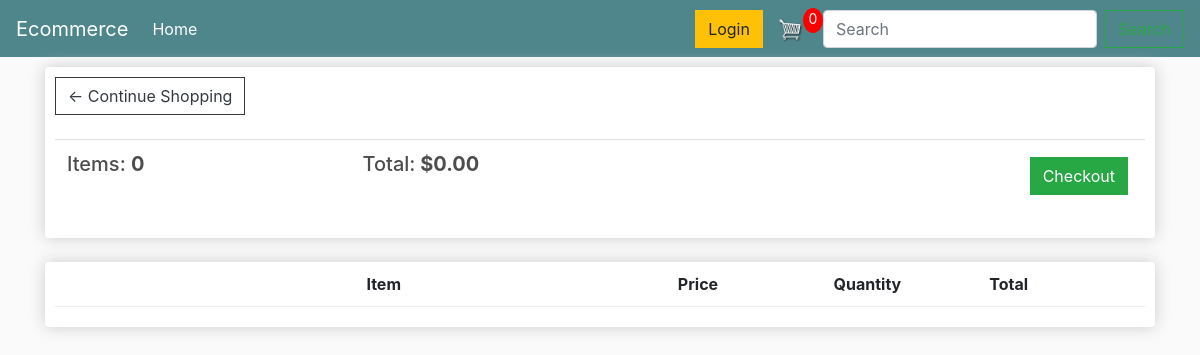
The page /cart/ (signed in) on the database as committed earlier.
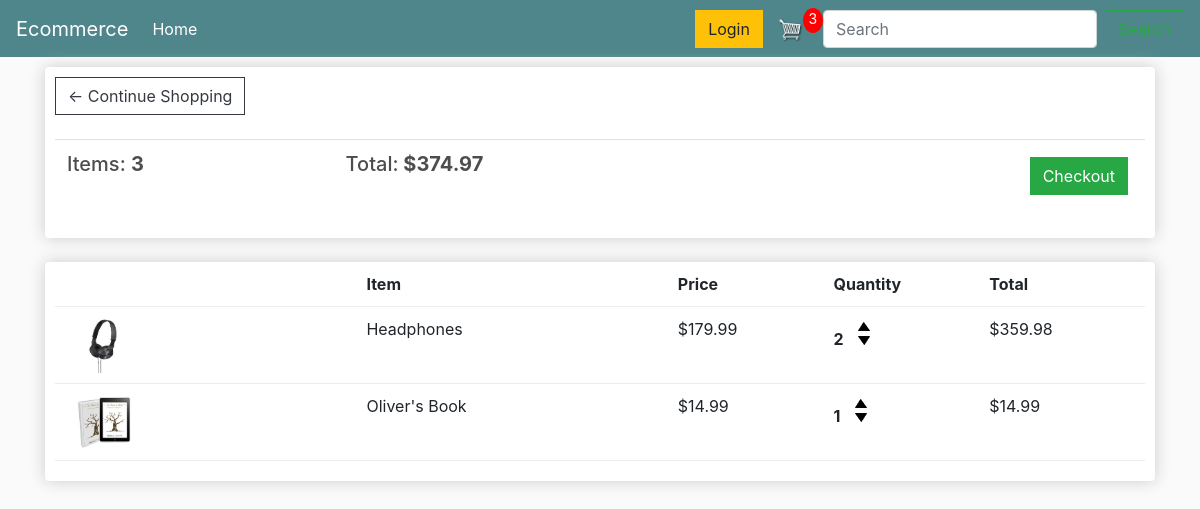
The same page on the database as committed later.
### store/models.py (models this page shows, shortened)
class Order(models.Model):
	customer = models.ForeignKey(Customer, on_delete=models.SET_NULL, null=True, blank=True)
	date_ordered = models.DateTimeField(auto_now_add=True)
	complete = models.BooleanField(default=False)
	transaction_id = models.CharField(max_length=100, null=True)
	@property
	def get_cart_total(self):
		orderitems = self.orderitem_set.all()
		total = sum([item.get_total for item in orderitems])
		return total
	@property
	def get_cart_items(self):
		orderitems = self.orderitem_set.all()
		total = sum([item.quantity for item in orderitems])
		return total

class OrderItem(models.Model):
	product = models.ForeignKey(Product, on_delete=models.SET_NULL, null=True)
	order = models.ForeignKey(Order, on_delete=models.SET_NULL, null=True)
	quantity = models.IntegerField(default=0, null=True, blank=True)
	date_added = models.DateTimeField(auto_now_add=True)
	@property
	def get_total(self):
		total = self.product.price * self.quantity
		return total

class Product(models.Model):
	name = models.CharField(max_length=200)
	price = models.FloatField()
	digital = models.BooleanField(default=False,null=True, blank=True)
	image = models.ImageField(null=True, blank=True)
	@property
	def imageURL(self):
		try:
			url = self.image.url
		except:
			url = ''
		return url

### store/views.py (the view)
# urls.py: path('cart/', views.cart, name='cart'),
def cart(request):
	data = cartData(request)
	cartItems = data['cartItems']
	order = data['order']
	items = data['items']
	context = {'items':items, 'order':order, 'cartItems':cartItems}
	return render(request, 'store/cart.html', context)

### store/utils.py (called while the page is built)
def cartData(request):
	if request.user.is_authenticated:
		customer = request.user.customer
		order, created = Order.objects.get_or_create(customer=customer, complete=False)
		items = order.orderitem_set.all()
		cartItems = order.get_cart_items
	else:
		cookieData = cookieCart(request)
		cartItems = cookieData['cartItems']
		order = cookieData['order']
		items = cookieData['items']
	return {'cartItems':cartItems ,'order':order, 'items':items}

### store/templates/store/cart.html
{% extends 'store/main.html' %} {% load static %} {% block content %}
<div class="row">
  <div class="col-lg-12">
    <div class="box-element">
      <a class="btn btn-outline-dark" href="{% url 'store' %}"
        >&#x2190; Continue Shopping</a
      >
      <br />
      <br />
      <table class="table">
        <tr>
          <th>
            <h5>Items: <strong>{{order.get_cart_items}}</strong></h5>
          </th>
          <th>
            <h5>
              Total:<strong> ${{order.get_cart_total|floatformat:2}}</strong>
            </h5>
          </th>
          <th>
            <a
              style="float: right; margin: 5px"
              class="btn btn-success"
              href="{% url 'checkout' %}"
              >Checkout</a
            >
          </th>
        </tr>
      </table>
    </div>
    <br />
    <div class="box-element">
      <div class="cart-row">
        <div style="flex: 2"></div>
        <div style="flex: 2"><strong>Item</strong></div>
        <div style="flex: 1"><strong>Price</strong></div>
        <div style="flex: 1"><strong>Quantity</strong></div>
        <div style="flex: 1"><strong>Total</strong></div>
      </div>
      {% for item in items %}
      <div class="cart-row">
        <div style="flex: 2">
          <img class="row-image" src="{{item.product.imageURL}}" />
        </div>
        <div style="flex: 2"><p>{{item.product.name}}</p></div>
        <div style="flex: 1"><p>${{item.product.price|floatformat:2}}</p></div>
        <div style="flex: 1">
          <p class="quantity">{{item.quantity}}</p>
          <div class="quantity">
            <img
              data-product="{{item.product.id}}"
              data-action="add"
              class="chg-quantity update-cart"
              src="{% static  'images/arrow-up.png' %}"
            />
            <img
              data-product="{{item.product.id}}"
              data-action="remove"
              class="chg-quantity update-cart"
              src="{% static  'images/arrow-down.png' %}"
            />
          </div>
        </div>
        <div style="flex: 1"><p>${{item.get_total|floatformat:2}}</p></div>
      </div>
      {% endfor %}
    </div>
  </div>
</div>
{% endblock content %}

### store/templates/store/main.html (shortened to what this page needs)
<!DOCTYPE html>
{% load static %}
<html lang="zh-Hant">
  <head>
    <link
      rel="stylesheet"
      href="https://stackpath.bootstrapcdn.com/bootstrap/4.4.1/css/bootstrap.min.css"
    />
    <link rel="stylesheet" type="text/css" href="{% static 'css/main.css' %}" />
  </head>
  <body>
    <nav class="navbar navbar-expand-lg navbar-dark bg-dark">
      <a class="navbar-brand" href="{% url 'store' %}">Ecommerce</a>
      <div class="collapse navbar-collapse" id="navbarSupportedContent">
        <ul class="navbar-nav mr-auto">
          <li class="nav-item active">
            <a class="nav-link" href="{% url 'store' %}"
              >Home <span class="sr-only">(current)</span></a
            >
          </li>
        </ul>
        <div class="form-inline my-2 my-lg-0">
            <a href="#"class="btn btn-warning">Login</a>
            <a href="{% url 'cart' %}">
                <img  id="cart-icon" src="{% static 'images/cart.png' %}">
            </a>
            <p id="cart-total">{{cartItems}}</p>
            </div>
        </div>
        <form class="form-inline my-2 my-lg-0">
          <input
            class="form-control mr-sm-2"
            type="search"
            placeholder="Search"
            aria-label="Search"
          />
          <button class="btn btn-outline-success my-2 my-sm-0" type="submit">
          </button>
        </form>
    </nav>
    <div class="container">{% block content %} {% endblock content %}</div>
  </body>
</html>

### static/css/main.css (style rules this page uses)
body { background-color: hsl(0, 0%, 98%); }
h1, h2, h3, h4, h5, h6 { color: hsl(0, 0%, 30%); }
.box-element { box-shadow: hsl(0, 0%, 80%) 0 0 16px; background-color: #fff; border-radius: 4px; padding: 10px; }
.bg-dark { background-color: #4f868c !important; }
#cart-icon { width: 25px; display: inline-block; margin-left: 15px; }
#cart-total { display: block; text-align: center; color: #fff; background-color: red; width: 20px; height: 25px; border-radius: 50%; font-size: 14px; }
.col-lg-4, .col-lg-6, .col-lg-8, .col-lg-12 { margin-top: 10px; }
.btn { border-radius: 0; }
.row-image { width: 100px; }
.cart-row { display: flex; align-items: flex-stretch; padding-bottom: 10px; margin-bottom: 10px; border-bottom: 1px solid #ececec; }
.quantity { display: inline-block; font-weight: 700; padding-right: 10px; }
.chg-quantity { width: 12px; cursor: pointer; display: block; margin-top: 5px; transition: .1s; }

Rows that differ between the two databases and show on the page:
no longer on this page (row edited): Order: get_cart_items "0", get_cart_total "0.00"
added Order: get_cart_items "3", get_cart_total "374.97"
added OrderItem: product.imageURL (picture), product.name "Headphones", product.price "179.99", quantity "2", get_total "359.98"
added OrderItem: product.imageURL (picture), product.name "Oliver's Book", product.price "14.99", quantity "1", get_total "14.99"
Other text that changed with them:
{{ cartItems }}: "0" → "3"
